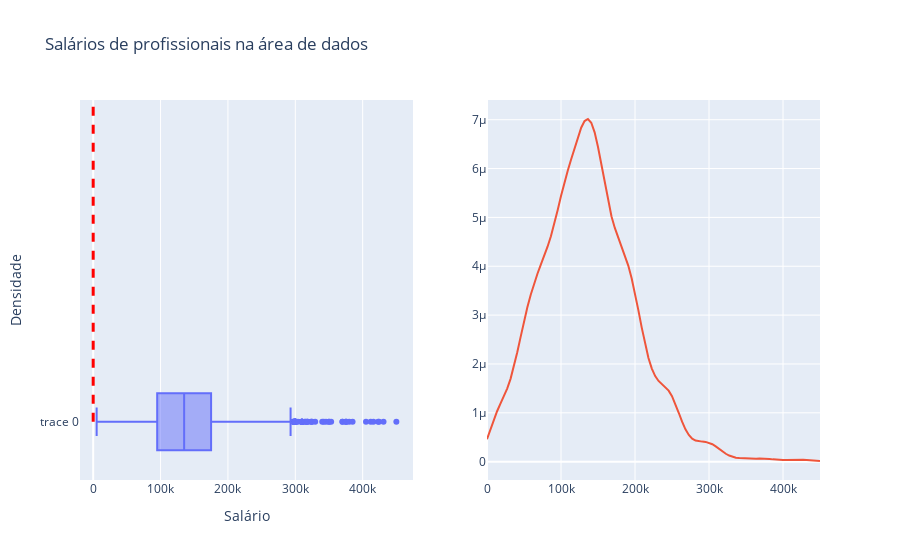

Write notebook code for a chart like this one.
### Markdown cell above
### salary_in_usd: The salary in USD (FX rate divided by avg. USD rate of respective year via data from BIS).
While the attribute salary represents the value in local currency, the attribute salary_in_usd represents the converted value in US dollars. To facilitate analysis, we will adopt only the salary in US dollars.

### Code cell
# array dos valores de salarios registrados
salary = df["salary_in_usd"].values

# Calculando a curva de densidade
kde = gaussian_kde(salary)
x_kde = np.linspace(0, salary.max(), 100)
y_kde = kde.evaluate(x_kde)

# Calculate mean, median and mode
mean_salary = np.mean(salary)
median_salary = np.median(salary)
values, counts = np.unique(salary, return_counts=True)
mode_salary = values[np.argmax(counts)]

# Valores de densidade da curva KDE
density_at_mean = kde.evaluate(mean_salary)
density_at_median = kde.evaluate(median_salary)
density_at_mode = kde.evaluate(mode_salary)

# Criação do objeto de figuras com subplots
fig = make_subplots(rows=1, cols=2)

# Adição do boxplot no primeiro subplot
fig.add_trace(go.Box(x=salary), row=1, col=1)

# Adição do gráfico de densidade no segundo subplot
fig.add_trace(go.Scatter(x=x_kde,y=y_kde), row=1, col=2)

# Personalização do layout da figura
fig.update_layout(
    title='Salários de profissionais na área de dados',
    xaxis=dict(title='Salário'),
    yaxis=dict(title='Densidade'),
    showlegend=False,
)


# Adiciona uma linha vertical
fig.update_layout(
    shapes=[
        dict(
            type='line',
            x0=3, # posição x inicial
            x1=3, # posição x final
            y0=0, # posição y inicial
            #y1=max(y), # posição y final (máximo do eixo y)
            line=dict(color='red', width=3, dash='dash') # cor, largura e estilo da linha
        )
    ]
)

# Exibição da figura
fig.show()

### Figure 1 — Plotly figure (JSON) as saved in the notebook; plotly's stock layout.template omitted (floating-point values rounded to 4 significant figures; data arrays with more than 128 entries replaced by an {"elided": "..."} marker saying what was removed)
{"data": [{"type": "box", "x": {"elided": "3642 int values"}, "xaxis": "x", "yaxis": "y"}, {"type": "scatter", "x": [0, 4545.0, 9091.0, 13640.0, 18180.0, 22730.0, 27270.0, 31820.0, 36360.0, 40910.0, 45450.0, 50000.0, 54550.0, 59090.0, 63640.0, 68180.0, 72730.0, 77270.0, 81820.0, 86360.0, 90910.0, 95450.0, 100000.0, 104500.0, 109100.0, 113600.0, 118200.0, 122700.0, 127300.0, 131800.0, 136400.0, 140900.0, 145500.0, 150000, 154500.0, 159100.0, 163600.0, 168200.0, 172700.0, 177300.0, 181800.0, 186400.0, 190900.0, 195500.0, 200000.0, 204500.0, 209100.0, 213600.0, 218200.0, 222700.0, 227300.0, 231800.0, 236400.0, 240900.0, 245500.0, 250000.0, 254500.0, 259100.0, 263600.0, 268200.0, 272700.0, 277300.0, 281800.0, 286400.0, 290900.0, 295500.0, 300000, 304500.0, 309100.0, 313600.0, 318200.0, 322700.0, 327300.0, 331800.0, 336400.0, 340900.0, 345500.0, 350000.0, 354500.0, 359100.0, 363600.0, 368200.0, 372700.0, 377300.0, 381800.0, 386400.0, 390900.0, 395500.0, 400000.0, 404500.0, 409100.0, 413600.0, 418200.0, 422700.0, 427300.0, 431800.0, 436400.0, 440900.0, 445500.0, 450000], "xaxis": "x2", "y": [4.601e-07, 6.537e-07, 8.513e-07, 1.032e-06, 1.19e-06, 1.336e-06, 1.496e-06, 1.695e-06, 1.944e-06, 2.238e-06, 2.555e-06, 2.868e-06, 3.159e-06, 3.417e-06, 3.645e-06, 3.847e-06, 4.032e-06, 4.211e-06, 4.4e-06, 4.615e-06, 4.867e-06, 5.148e-06, 5.436e-06, 5.707e-06, 5.954e-06, 6.185e-06, 6.413e-06, 6.637e-06, 6.835e-06, 6.973e-06, 7.014e-06, 6.938e-06, 6.741e-06, 6.441e-06, 6.074e-06, 5.688e-06, 5.329e-06, 5.025e-06, 4.785e-06, 4.59e-06, 4.415e-06, 4.23e-06, 4.014e-06, 3.755e-06, 3.447e-06, 3.102e-06, 2.744e-06, 2.408e-06, 2.123e-06, 1.905e-06, 1.752e-06, 1.652e-06, 1.586e-06, 1.529e-06, 1.454e-06, 1.341e-06, 1.185e-06, 1.001e-06, 8.181e-07, 6.618e-07, 5.463e-07, 4.723e-07, 4.323e-07, 4.156e-07, 4.103e-07, 4.045e-07, 3.884e-07, 3.572e-07, 3.124e-07, 2.602e-07, 2.079e-07, 1.615e-07, 1.248e-07, 9.865e-08, 8.224e-08, 7.291e-08, 6.751e-08, 6.371e-08, 6.09e-08, 5.975e-08, 6.078e-08, 6.305e-08, 6.422e-08, 6.198e-08, 5.57e-08, 4.691e-08, 3.846e-08, 3.297e-08, 3.163e-08, 3.389e-08, 3.804e-08, 4.194e-08, 4.386e-08, 4.285e-08, 3.902e-08, 3.332e-08, 2.713e-08, 2.16e-08, 1.717e-08, 1.364e-08], "yaxis": "y2"}], "layout": {"shapes": [{"line": {"color": "red", "dash": "dash", "width": 3}, "type": "line", "x0": 3, "x1": 3, "y0": 0}], "showlegend": false, "title": {"text": "Salários de profissionais na área de dados"}, "xaxis": {"anchor": "y", "domain": [0, 0.45], "title": {"text": "Salário"}}, "xaxis2": {"anchor": "y2", "domain": [0.55, 1]}, "yaxis": {"anchor": "x", "domain": [0, 1], "title": {"text": "Densidade"}}, "yaxis2": {"anchor": "x2", "domain": [0, 1]}}}
